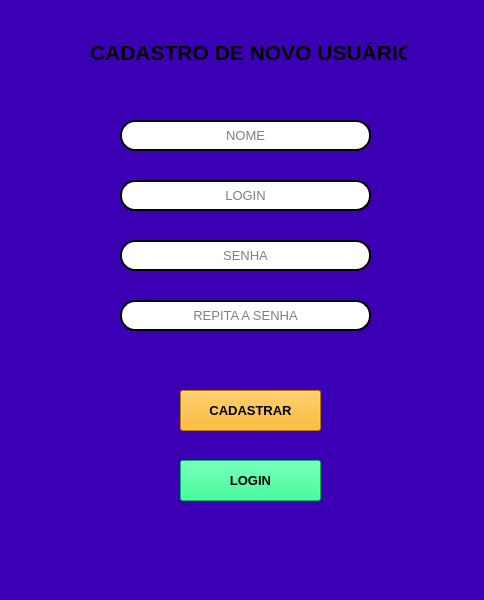
<?xml version="1.0" encoding="UTF-8"?>
<ui version="4.0">
 <class>MainWindow</class>
 <widget class="QMainWindow" name="MainWindow">
  <property name="geometry">
   <rect>
    <x>0</x>
    <y>0</y>
    <width>484</width>
    <height>600</height>
   </rect>
  </property>
  <property name="windowTitle">
   <string>MainWindow</string>
  </property>
  <property name="styleSheet">
   <string notr="true">background-color: rgb(60, 0, 180);</string>
  </property>
  <widget class="QWidget" name="centralwidget">
   <widget class="QLineEdit" name="lineEdit">
    <property name="geometry">
     <rect>
      <x>120</x>
      <y>120</y>
      <width>251</width>
      <height>31</height>
     </rect>
    </property>
    <property name="font">
     <font>
      <family>Arial</family>
      <pointsize>10</pointsize>
     </font>
    </property>
    <property name="layoutDirection">
     <enum>Qt::LeftToRight</enum>
    </property>
    <property name="styleSheet">
     <string notr="true">background-color: rgb(255, 255, 255);
border-style: outset;
border-radius: 15px;
border-width: 2px;</string>
    </property>
    <property name="inputMask">
     <string/>
    </property>
    <property name="text">
     <string/>
    </property>
    <property name="alignment">
     <set>Qt::AlignCenter</set>
    </property>
    <property name="placeholderText">
     <string>NOME</string>
    </property>
   </widget>
   <widget class="QLineEdit" name="lineEdit_2">
    <property name="geometry">
     <rect>
      <x>120</x>
      <y>180</y>
      <width>251</width>
      <height>31</height>
     </rect>
    </property>
    <property name="font">
     <font>
      <family>Arial</family>
      <pointsize>10</pointsize>
     </font>
    </property>
    <property name="layoutDirection">
     <enum>Qt::LeftToRight</enum>
    </property>
    <property name="styleSheet">
     <string notr="true">background-color: rgb(255, 255, 255);
border-style: outset;
border-radius: 15px;
border-width: 2px;</string>
    </property>
    <property name="alignment">
     <set>Qt::AlignCenter</set>
    </property>
    <property name="placeholderText">
     <string>LOGIN</string>
    </property>
   </widget>
   <widget class="QLineEdit" name="lineEdit_3">
    <property name="geometry">
     <rect>
      <x>120</x>
      <y>240</y>
      <width>251</width>
      <height>31</height>
     </rect>
    </property>
    <property name="font">
     <font>
      <family>Arial</family>
      <pointsize>10</pointsize>
     </font>
    </property>
    <property name="layoutDirection">
     <enum>Qt::LeftToRight</enum>
    </property>
    <property name="styleSheet">
     <string notr="true">background-color: rgb(255, 255, 255);
border-style: outset;
border-radius: 15px;
border-width: 2px;</string>
    </property>
    <property name="echoMode">
     <enum>QLineEdit::Password</enum>
    </property>
    <property name="alignment">
     <set>Qt::AlignCenter</set>
    </property>
    <property name="placeholderText">
     <string>SENHA</string>
    </property>
   </widget>
   <widget class="QLineEdit" name="lineEdit_4">
    <property name="geometry">
     <rect>
      <x>120</x>
      <y>300</y>
      <width>251</width>
      <height>31</height>
     </rect>
    </property>
    <property name="font">
     <font>
      <family>Arial</family>
      <pointsize>10</pointsize>
     </font>
    </property>
    <property name="layoutDirection">
     <enum>Qt::LeftToRight</enum>
    </property>
    <property name="styleSheet">
     <string notr="true">background-color: rgb(255, 255, 255);
border-style: outset;
border-radius: 15px;
border-width: 2px;</string>
    </property>
    <property name="echoMode">
     <enum>QLineEdit::Password</enum>
    </property>
    <property name="alignment">
     <set>Qt::AlignCenter</set>
    </property>
    <property name="placeholderText">
     <string>REPITA A SENHA</string>
    </property>
   </widget>
   <widget class="QLabel" name="label">
    <property name="geometry">
     <rect>
      <x>90</x>
      <y>40</y>
      <width>317</width>
      <height>24</height>
     </rect>
    </property>
    <property name="font">
     <font>
      <family>Arial</family>
      <pointsize>16</pointsize>
      <weight>75</weight>
      <bold>true</bold>
     </font>
    </property>
    <property name="layoutDirection">
     <enum>Qt::LeftToRight</enum>
    </property>
    <property name="text">
     <string>CADASTRO DE NOVO USUÁRIO</string>
    </property>
   </widget>
   <widget class="QPushButton" name="pushButton">
    <property name="geometry">
     <rect>
      <x>180</x>
      <y>390</y>
      <width>141</width>
      <height>41</height>
     </rect>
    </property>
    <property name="font">
     <font>
      <family>Arial</family>
      <pointsize>10</pointsize>
      <weight>75</weight>
      <bold>true</bold>
     </font>
    </property>
    <property name="layoutDirection">
     <enum>Qt::LeftToRight</enum>
    </property>
    <property name="styleSheet">
     <string notr="true">background-color: rgb(255, 170, 0);</string>
    </property>
    <property name="text">
     <string>CADASTRAR</string>
    </property>
   </widget>
   <widget class="QLabel" name="label_2">
    <property name="geometry">
     <rect>
      <x>140</x>
      <y>350</y>
      <width>211</width>
      <height>21</height>
     </rect>
    </property>
    <property name="font">
     <font>
      <family>Arial</family>
      <pointsize>10</pointsize>
     </font>
    </property>
    <property name="layoutDirection">
     <enum>Qt::LeftToRight</enum>
    </property>
    <property name="styleSheet">
     <string notr="true">color: rgb(255, 255, 0);</string>
    </property>
    <property name="text">
     <string/>
    </property>
    <property name="alignment">
     <set>Qt::AlignCenter</set>
    </property>
   </widget>
   <widget class="QPushButton" name="pushButton_2">
    <property name="geometry">
     <rect>
      <x>180</x>
      <y>460</y>
      <width>141</width>
      <height>41</height>
     </rect>
    </property>
    <property name="font">
     <font>
      <family>Arial</family>
      <pointsize>10</pointsize>
      <weight>75</weight>
      <bold>true</bold>
     </font>
    </property>
    <property name="layoutDirection">
     <enum>Qt::LeftToRight</enum>
    </property>
    <property name="styleSheet">
     <string notr="true">background-color: rgb(0, 255, 127);</string>
    </property>
    <property name="text">
     <string>LOGIN</string>
    </property>
   </widget>
  </widget>
  <widget class="QMenuBar" name="menubar">
   <property name="geometry">
    <rect>
     <x>0</x>
     <y>0</y>
     <width>484</width>
     <height>21</height>
    </rect>
   </property>
  </widget>
  <widget class="QStatusBar" name="statusbar"/>
 </widget>
 <resources/>
 <connections/>
</ui>
